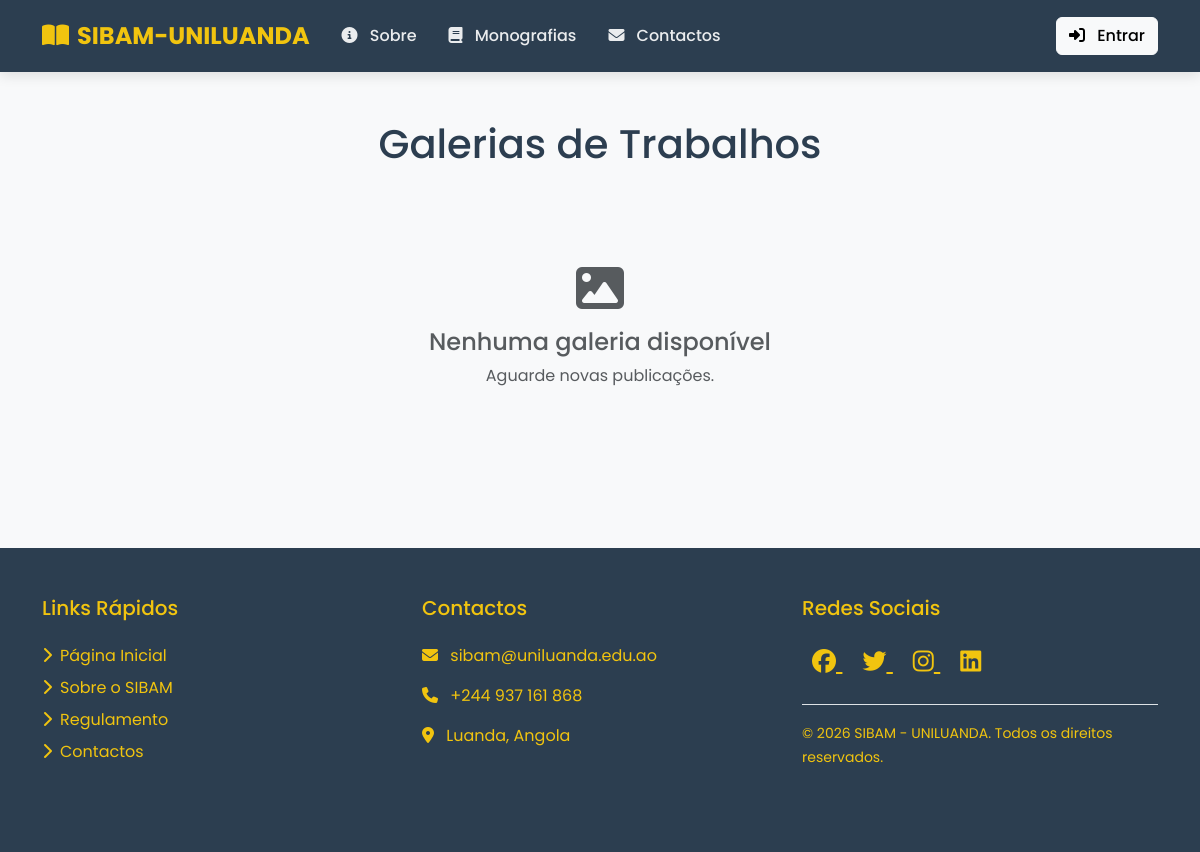
Before: /galerias.php with the older database file.
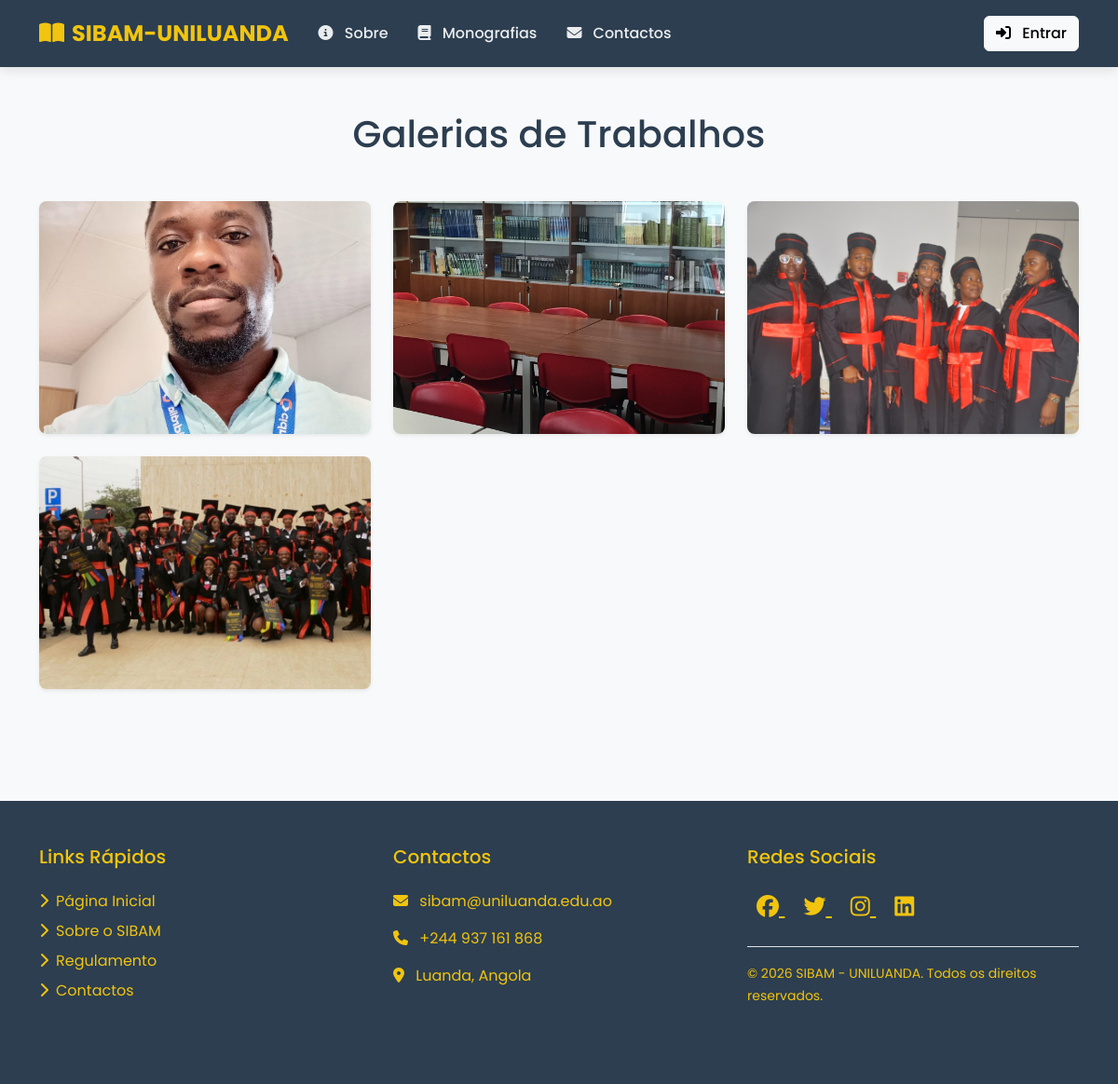
After: the same page with the newer database file.
### tables this page shows
CREATE TABLE `galerias` (
  `id` int NOT NULL AUTO_INCREMENT,
  `titulo` varchar(255) NOT NULL,
  `descricao` text,
  `imagem` varchar(255) NOT NULL,
  `categoria_id` int DEFAULT NULL,
  `status` enum('ativo','inativo') DEFAULT 'ativo',
  `usuario_id` int DEFAULT NULL,
  `data_criacao` timestamp NULL DEFAULT CURRENT_TIMESTAMP,
  `visualizacoes` int DEFAULT '0',
  PRIMARY KEY (`id`),
  KEY `idx_status` (`status`),
  KEY `idx_categoria` (`categoria_id`),
  KEY `idx_data` (`data_criacao`),
  KEY `fk_galerias_usuario` (`usuario_id`),
  CONSTRAINT `fk_galerias_usuario` FOREIGN KEY (`usuario_id`) REFERENCES `usuarios` (`id`) ON DELETE SET NULL ON UPDATE CASCADE,
  CONSTRAINT `galerias_ibfk_1` FOREIGN KEY (`categoria_id`) REFERENCES `categorias_galeria` (`id`) ON DELETE SET NULL
);

### includes/config.php (called while the page is built, shortened)
<?php
function isLoggedIn() {
    return isset($_SESSION['logged_in']) && $_SESSION['logged_in'] === true;
}
?>

### galerias.php (the view, shortened to what this page needs)
<?php
require_once 'includes/config.php';
$page = isset($_GET['page']) ? (int)$_GET['page'] : 1;
$limit = 12;
$offset = ($page - 1) * $limit;
$query = "SELECT g.*, c.nome AS categoria, u.nome AS autor
          FROM galerias g
          LEFT JOIN categorias_galeria c ON g.categoria_id = c.id
          LEFT JOIN usuarios u ON g.usuario_id = u.id
          WHERE g.status = 'ativo'  -- ADICIONE ESTA LINHA
          ORDER BY g.data_criacao DESC
          LIMIT :limit OFFSET :offset";
$stmt = $db->prepare($query);
$stmt->bindParam(':limit', $limit, PDO::PARAM_INT);
$stmt->bindParam(':offset', $offset, PDO::PARAM_INT);
$stmt->execute();
$galerias = $stmt->fetchAll(PDO::FETCH_ASSOC);
?>
<!DOCTYPE html>
<html lang="pt-pt">
<head>
    <?php include 'includes/head.php'; ?>
</head>
<body>
    <?php include 'includes/header.php'; ?>
    <div class="container py-5">
        <h1 class="text-center mb-5">Galerias de Trabalhos</h1>
        <?php if (count($galerias) > 0): ?>
            <div class="row">
                <?php foreach ($galerias as $galeria): ?>
                    <div class="col-md-6 col-lg-4 mb-4">
                        <div class="gallery-item shadow-sm">
                            <img src="assets/uploads/galerias/<?php echo htmlspecialchars($galeria['imagem']); ?>"
                                 alt="<?php echo htmlspecialchars($galeria['titulo']); ?>"
                                 onerror="this.src='assets/images/placeholder.jpg'">
                        </div>
                    </div>
                <?php endforeach; ?>
            </div>
        <?php else: ?>
            <div class="text-center py-5">
                <i class="fas fa-image fa-3x text-muted mb-3"></i>
                <h4 class="text-muted">Nenhuma galeria disponível</h4>
                <p class="text-muted">Aguarde novas publicações.</p>
            </div>
        <?php endif; ?>
    </div>
    <?php include 'includes/footer.php'; ?>
</body>
</html>

### includes/head.php (shortened to what this page needs)
<link href="https://cdn.jsdelivr.net/npm/bootstrap@5.3.3/dist/css/bootstrap.min.css" rel="stylesheet">
<link rel="stylesheet" href="https://cdnjs.cloudflare.com/ajax/libs/font-awesome/6.5.0/css/all.min.css">
<link rel="stylesheet" href="https://cdnjs.cloudflare.com/ajax/libs/animate.css/4.1.1/animate.min.css">
<link rel="stylesheet" href="css/style.css">

### includes/header.php (shortened to what this page needs)
<nav class="navbar navbar-expand-lg navbar-dark sticky-top">
    <div class="container">
        <a class="navbar-brand" href="home.php"><i class="fas fa-book-open me-2"></i>SIBAM-UNILUANDA</a>
        <div class="collapse navbar-collapse" id="navbarLinks">
            <ul class="navbar-nav me-auto mb-2 mb-lg-0">
                <li class="nav-item">
                    <a class="nav-link" href="sobre.php"><i class="fas fa-info-circle"></i> Sobre</a>
                </li>
                <li class="nav-item">
                    <a class="nav-link" href="monografias.php"><i class="fas fa-book"></i> Monografias</a>
                </li>
                <li class="nav-item">
                    <a class="nav-link" href="contactos.php"><i class="fas fa-envelope"></i> Contactos</a>
                </li>
            </ul>
        </div>
        <div class="d-flex">
            <?php if (isLoggedIn()): ?>
                <div class="dropdown">
                    <button class="btn btn-outline-light dropdown-toggle d-flex align-items-center" type="button" id="userDropdown" data-bs-toggle="dropdown" aria-expanded="false">
                        <img src="assets/images/avatar/<?php echo htmlspecialchars($_SESSION['user_foto']); ?>"
                             alt="Foto de Perfil"
                             class="rounded-circle me-2 user-avatar"
                             width="40"
                             height="40"
                             onerror="this.src='assets/images/avatar/default.png'">
                        <?php echo htmlspecialchars($_SESSION['user_nome']); ?>
                    </button>
                    <ul class="dropdown-menu dropdown-menu-end" aria-labelledby="userDropdown">
                        <li><a class="dropdown-item" href="perfil.php"><i class="fas fa-user me-2"></i> Perfil</a></li>
                        <?php if (isAdmin()): ?>
                            <li><a class="dropdown-item" href="admin/dashboard.php"><i class="fas fa-tachometer-alt me-2"></i> Painel</a></li>
                        <?php endif; ?>
                        <li><hr class="dropdown-divider"></li>
                        <li><a class="dropdown-item" href="logout.php"><i class="fas fa-sign-out-alt me-2"></i> Sair</a></li>
                    </ul>
                </div>
            <?php else: ?>
                <button class="btn btn-light btn-login" data-bs-toggle="modal" data-bs-target="#loginModal">
                    <i class="fas fa-sign-in-alt me-2"></i> Entrar
                </button>
            <?php endif; ?>
        </div>
    </div>
</nav>

### includes/footer.php (shortened to what this page needs)
<footer class="py-5 mt-5">
    <div class="container">
        <div class="row">
            <div class="col-md-4 mb-4">
                <h5 class="mb-4">Links Rápidos</h5>
                <ul class="list-unstyled footer-links">
                    <li class="mb-2"><a href="home.php"><i class="fas fa-chevron-right me-2"></i>Página Inicial</a></li>
                    <li class="mb-2"><a href="sobre.php"><i class="fas fa-chevron-right me-2"></i>Sobre o SIBAM</a></li>
                    <li class="mb-2"><a href="regulamento.php"><i class="fas fa-chevron-right me-2"></i>Regulamento</a></li>
                    <li class="mb-2"><a href="contactos.php"><i class="fas fa-chevron-right me-2"></i>Contactos</a></li>
                </ul>
            </div>
            <div class="col-md-4 mb-4">
                <h5 class="mb-4">Contactos</h5>
                <ul class="list-unstyled">
                    <li class="mb-3"><i class="fas fa-envelope me-2"></i> sibam@uniluanda.edu.ao</li>
                    <li class="mb-3"><i class="fas fa-phone me-2"></i> +244 937 161 868</li>
                    <li class="mb-3"><i class="fas fa-map-marker-alt me-2"></i> Luanda, Angola</li>
                </ul>
            </div>
            <div class="col-md-4 mb-4">
                <h5 class="mb-4">Redes Sociais</h5>
                <div class="mb-4">
                    <a href="https://facebook.com/uniluanda" class="social-icon" target="_blank">
                        <i class="fab fa-facebook"></i>
                    </a>
                    <a href="https://twitter.com/uniluanda" class="social-icon" target="_blank">
                        <i class="fab fa-twitter"></i>
                    </a>
                    <a href="https://instagram.com/uniluanda" class="social-icon" target="_blank">
                        <i class="fab fa-instagram"></i>
                    </a>
                    <a href="https://linkedin.com/uniluanda" class="social-icon" target="_blank">
                        <i class="fab fa-linkedin"></i>
                    </a>
                </div>
                <div class="mt-4 pt-3 border-top">
                    <small>© <?php echo date("Y"); ?> SIBAM - UNILUANDA. Todos os direitos reservados.</small>
                </div>
            </div>
        </div>
    </div>
</footer>

### css/style.css (style rules this page uses)
.btn { border-radius: 6px; font-weight: 500; transition: all 0.3s ease; }

### galerias.php (style rules this page uses)
:root { --primary-color: #2c3e50; --secondary-color: #3498db; --accent-color: #e74c3c; --light-color: #ecf0f1; --dark-color: #2c3e50; --gold-color: #f1c40f; }
body { font-family: 'Poppins', sans-serif; background-color: #f8f9fa; color: var(--dark-color); min-height: 100vh; display: flex; flex-direction: column; }
.navbar { background: linear-gradient(135deg, var(--primary-color), var(--dark-color)); box-shadow: 0 4px 12px rgba(0, 0, 0, 0.1); padding: 0.8rem 1rem; }
.navbar-brand { font-weight: 700; font-size: 1.5rem; color: var(--gold-color) !important; transition: all 0.3s ease; }
.nav-link { color: rgba(255, 255, 255, 0.9) !important; font-weight: 500; margin: 0 0.5rem; padding: 0.5rem 1rem; border-radius: 4px; transition: all 0.3s ease; }
.nav-link i { margin-right: 8px; }
footer { background: var(--dark-color); color: var(--gold-color) !important; margin-top: auto; }
.footer-links a { color: var(--gold-color) !important; text-decoration: none; transition: all 0.3s ease; }
.social-icon { color: var(--gold-color) !important; font-size: 1.5rem; margin: 0 10px; transition: all 0.3s ease; }
.gallery-item { position: relative; overflow: hidden; border-radius: 8px; height: 250px; }
.gallery-item img { width: 100%; height: 100%; object-fit: cover; transition: transform 0.3s ease; }

Changed rows visible on the page:
added galerias: imagem (picture)
added galerias: imagem (picture)
added galerias: imagem (picture)
added galerias: imagem (picture)
Other visible differences:
text no longer shown: "Nenhuma galeria disponível Aguarde novas publicações."
